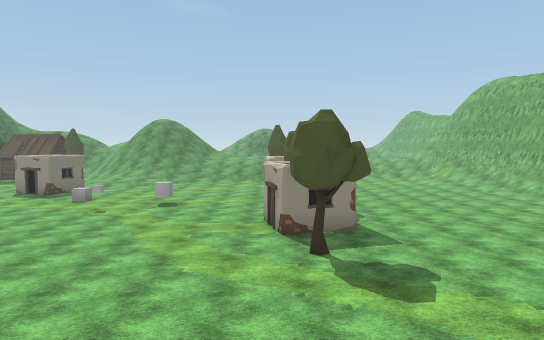
view 1 (above)

24 first-person views from a walk through a scene from a Unity 3-D project. The camera is 1.3 m above the floor, tilts 4° down and sees 75° across. The floor is counted in squares, 2 m on a side. Each view is taken from the middle of a square. On the plan, view 1 faces up. The plan holds only what a view shows up to about 10 squares ahead; the rest is blank. The place goes on beyond the plan. The player is left out. Some surface patterns are stand-ins.

view 2
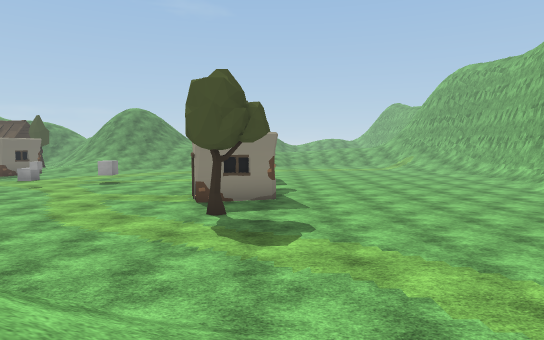

view 3
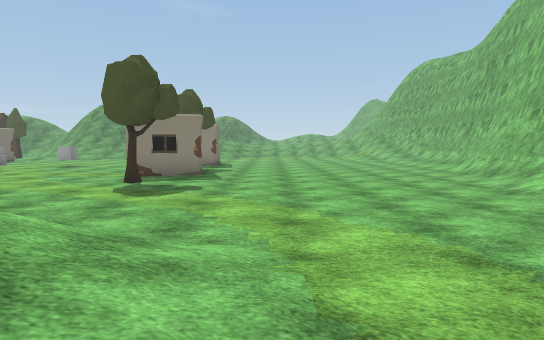

view 4
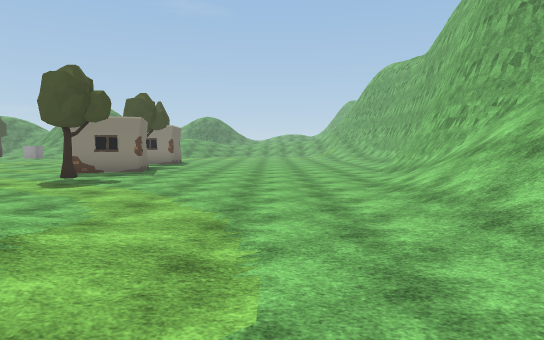

view 5
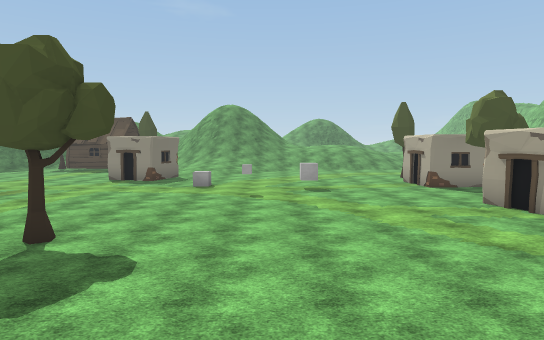

view 6
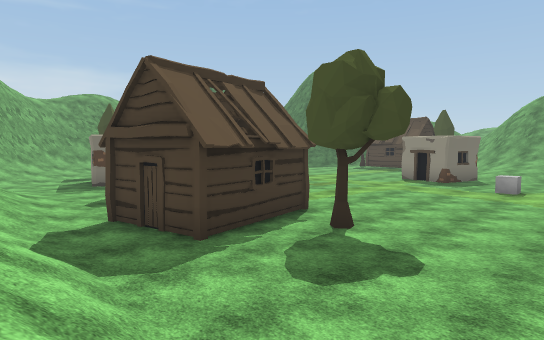

view 7
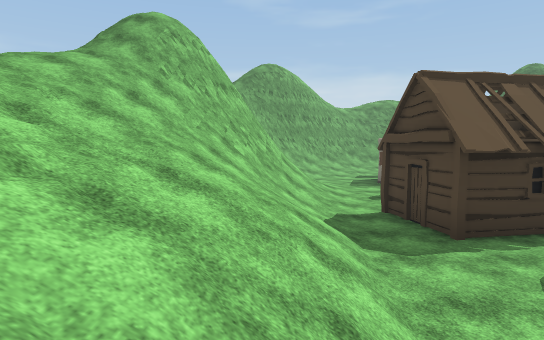

view 8
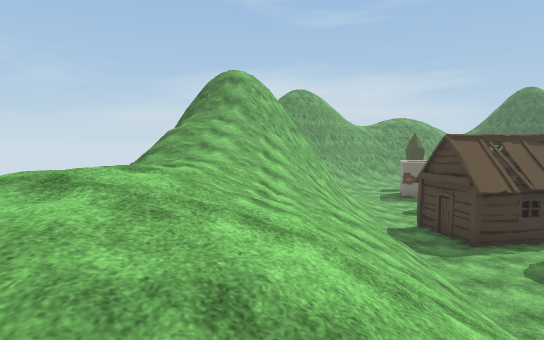

view 9
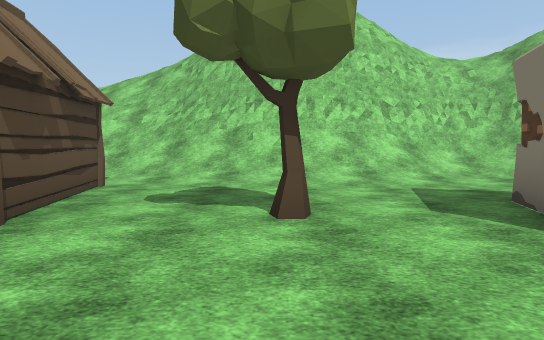

view 10
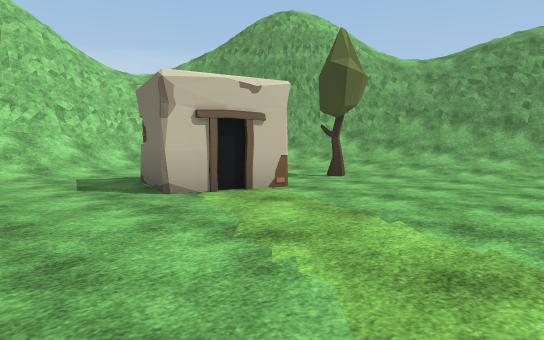

view 11
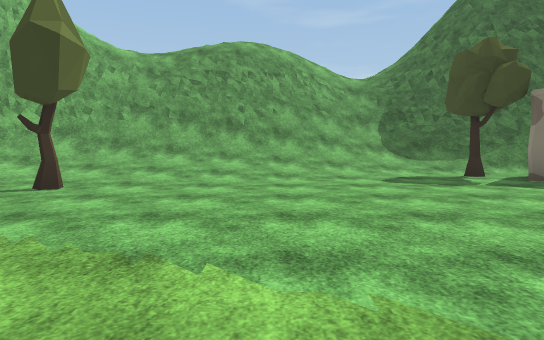

view 12
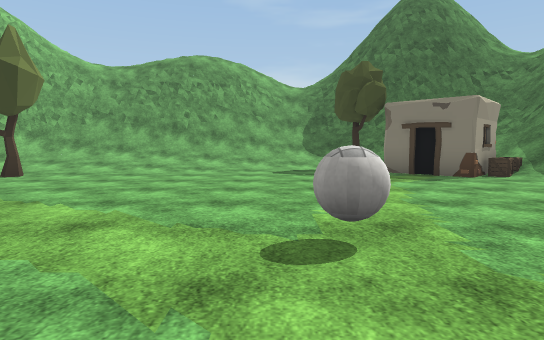

view 13
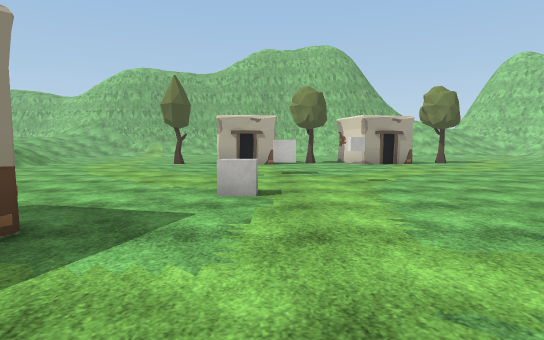

view 14
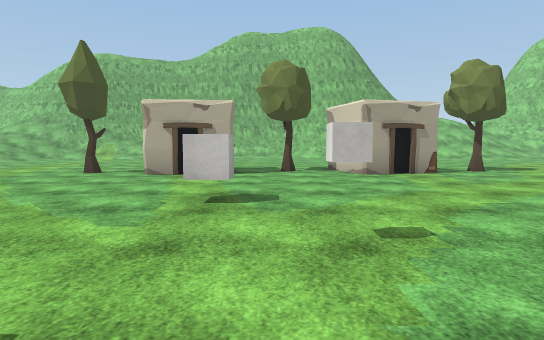

view 15
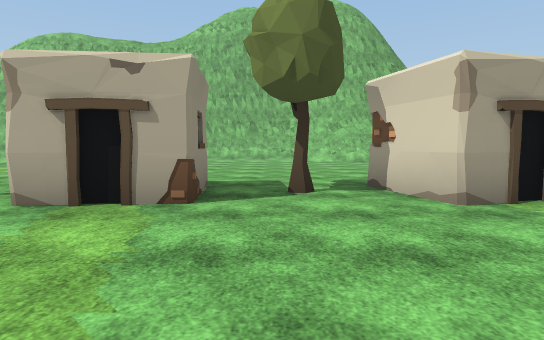

view 16
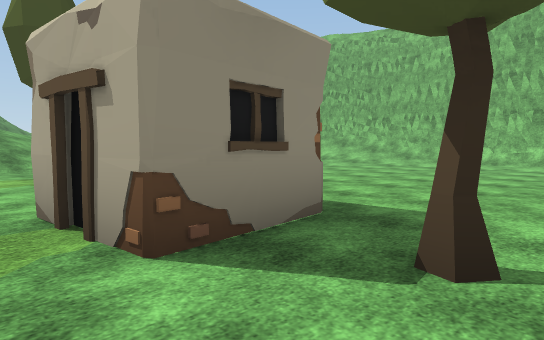

view 17
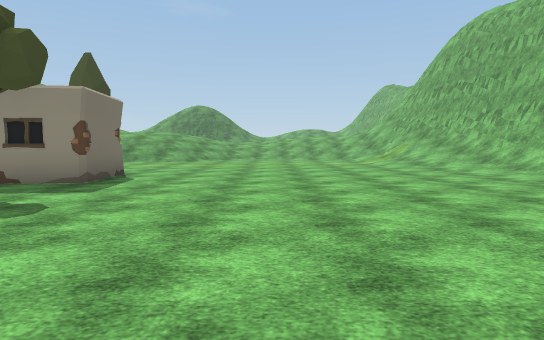

view 18
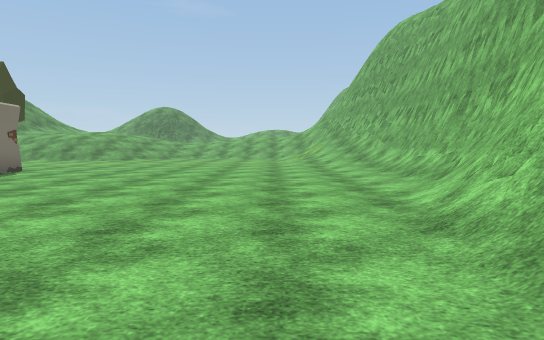

view 19
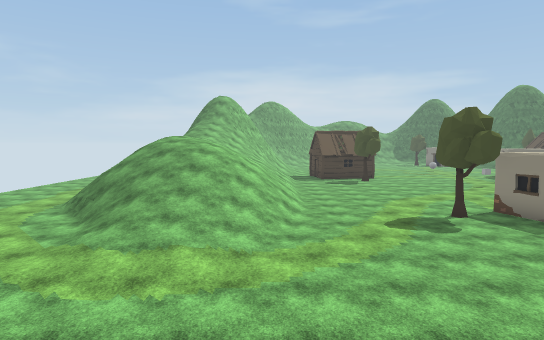

view 20
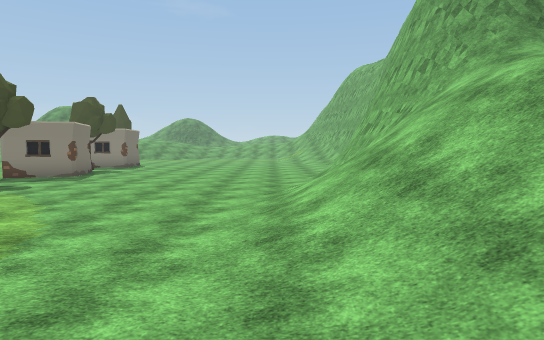

view 21
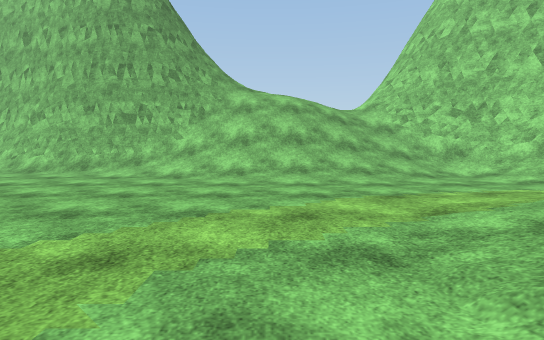

view 22
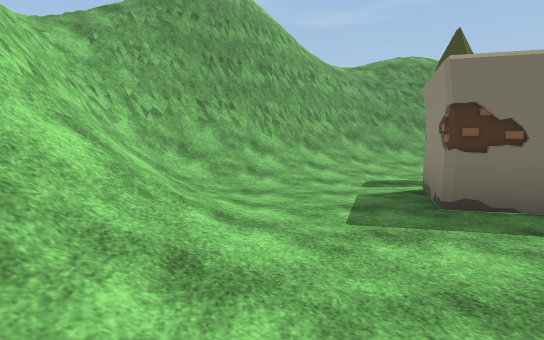

view 23
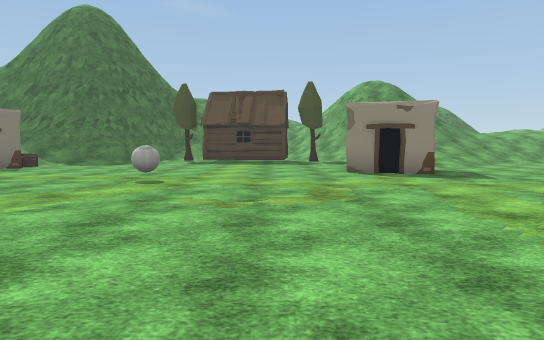

view 24
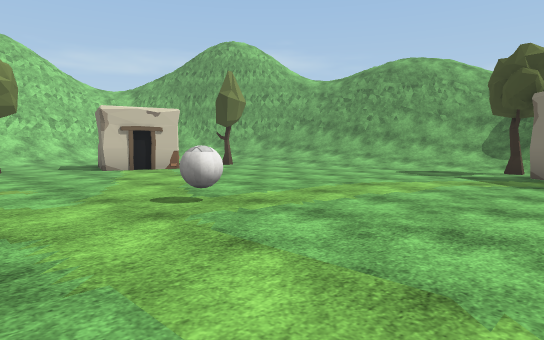

### Floor plan
Key: @ floor where view 1 was taken; # wall or solid block; x gap in a wall; . main floor; : floor 6 m higher than the main floor; / step, stairs or slope; = window, fence, low wall or low ledge; v drop or lower ground; T tree; C cube; H hut; O other object.
Columns run from 25 left of view 1 to 13 right of it. Each row starts with its distance up from view 1.
 17  #/ #O.........  .................///#
 16 ##/.O.........##O........T.........//#
 15 =//T...........#...................//#
 14 ///.......O..............# .........##
 13 ///...............C..C...#O.........##
 12 ////......................T.........#
 11 ////.............................../#
 10 #///.....................##......../#
  9 #///.....................###.......##
  8 #///.T.##.................O......./##
  7 ==///.. #..T..HH.T........T......./##
  6 v#=///..O.....H.................../####
  5  ##///........HHH................///#==
  4 vv##///..////....................//////
  3   v##////////////////   //......./////
  2   v##=/=#####//////////  ////....////
  1   xvv#####  ##=///////// /////...////
  0   /////vvv vv:///////////@/////..////
 -1    ///     ///////////// //////.../=#
 -2             ///////////  ////.////###
 -3                v//       //...    ##
 -4                          /...
 -5                          ..

Positions as (right, up) in squares from view 1, and headings:
1: (0, 0), facing up
2: (2, 0), facing up
3: (4, -1), facing up
4: (6, -2), facing up
5: (-5, 2), facing up
6: (-5, 2), facing up-left
7: (-4, 2), facing left
8: (-1, 0), facing left
9: (-14, 10), facing down
10: (-14, 12), facing down-left
11: (-15, 11), facing left
12: (-13, 13), facing left
13: (-12, 13), facing right
14: (-8, 12), facing right
15: (-4, 12), facing right
16: (-1, 11), facing up-right
17: (5, 7), facing up
18: (8, 6), facing up
19: (10, 2), facing left
20: (8, -2), facing up
21: (1, 3), facing right
22: (-13, 4), facing left
23: (-13, 7), facing up
24: (-13, 17), facing down-left
